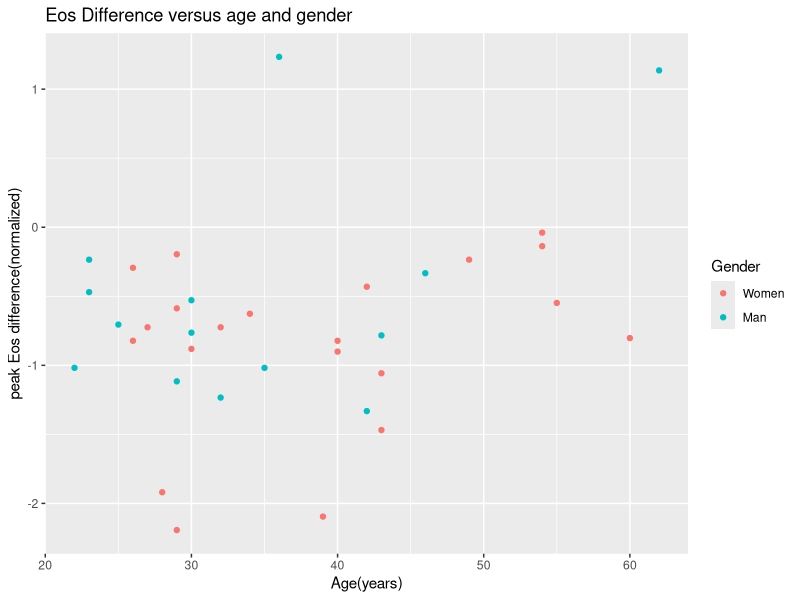
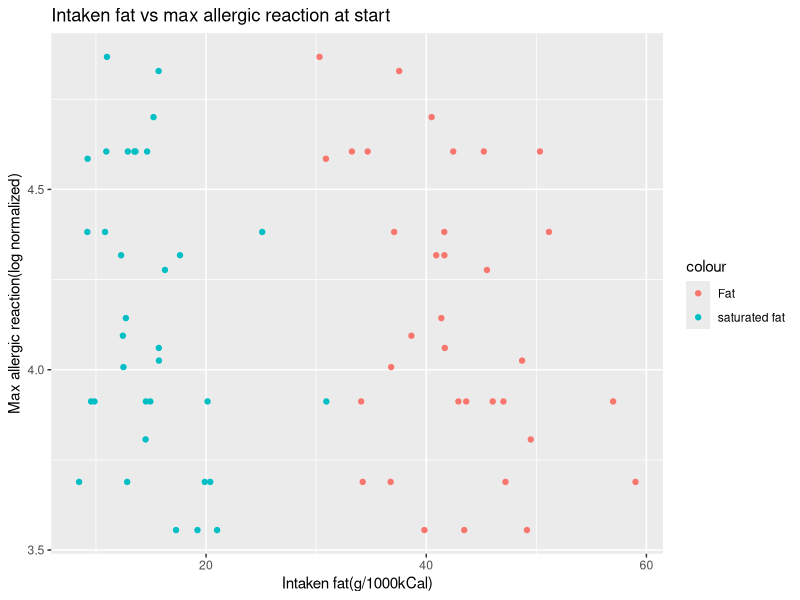
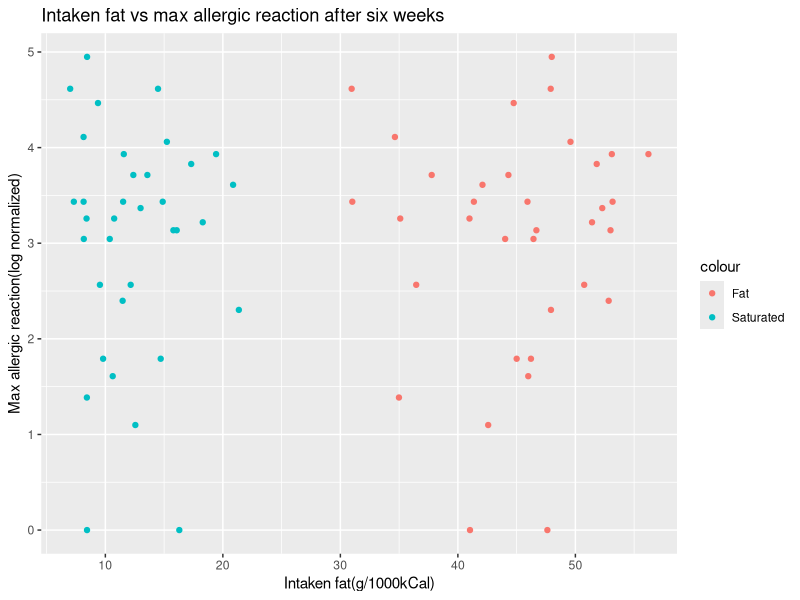
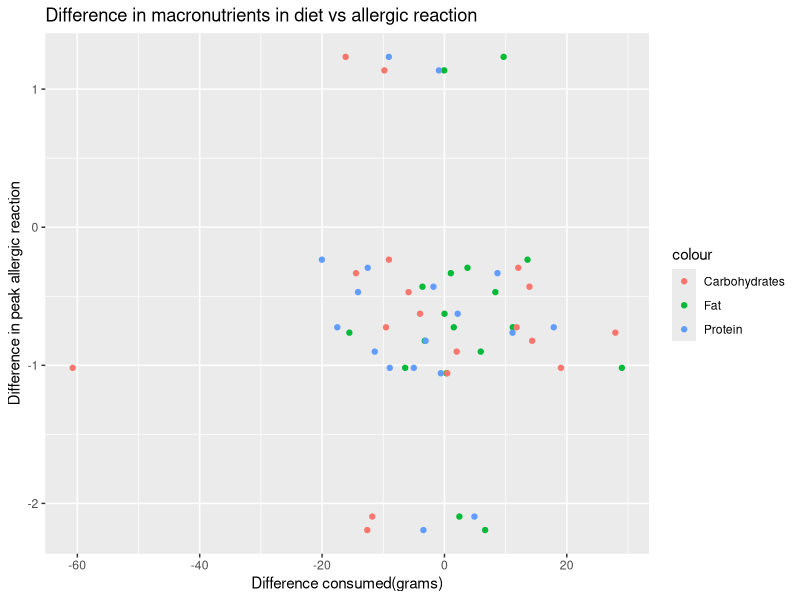
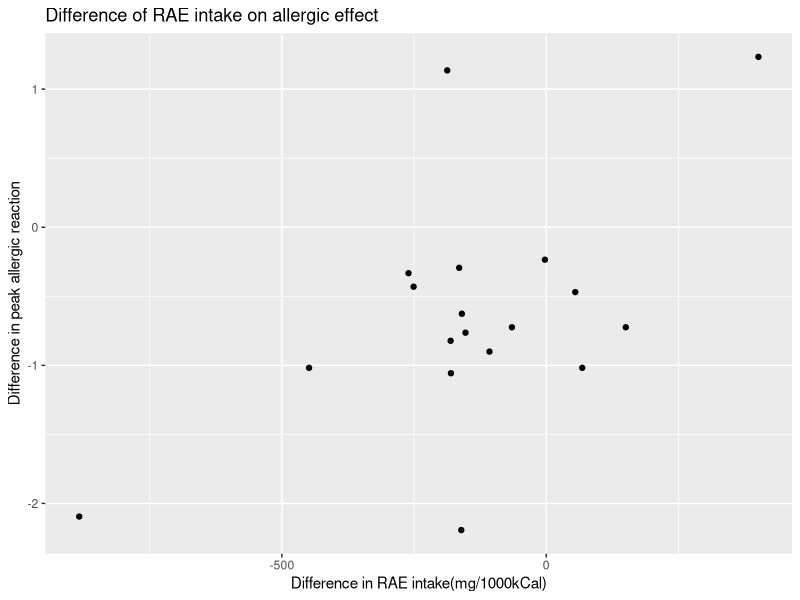
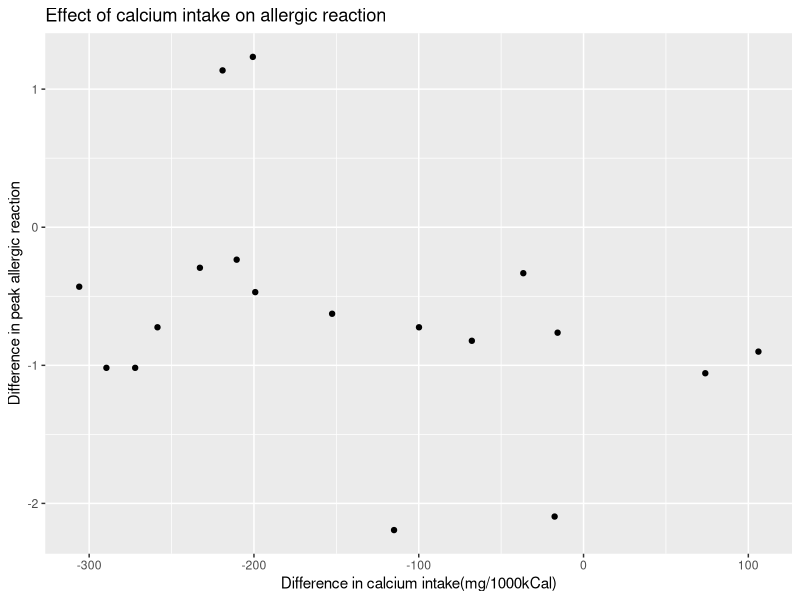
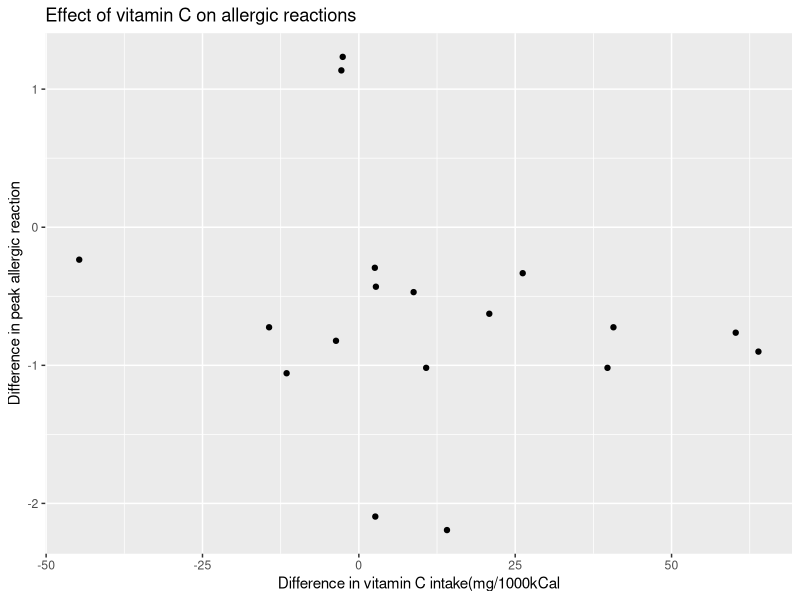
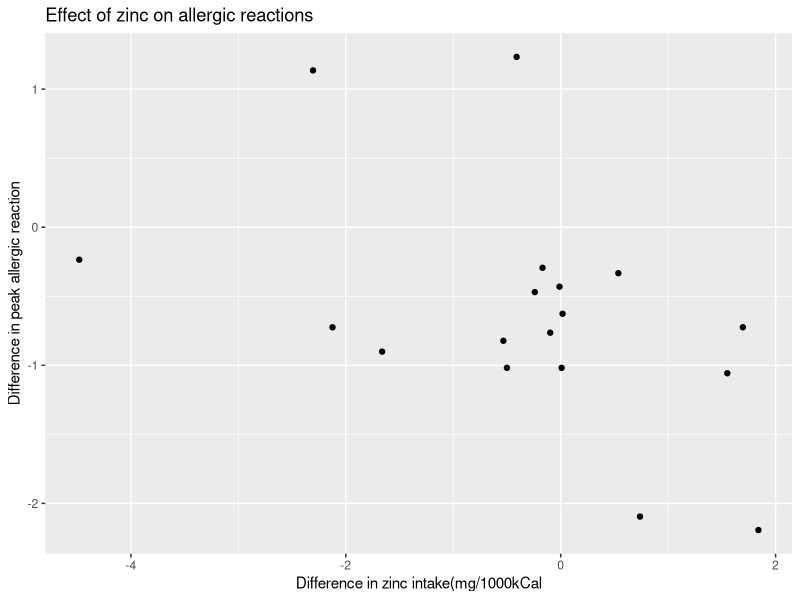

The R script that drew these images, in order:
## ---- chunk 1
knitr::opts_chunk$set(echo = FALSE)
## ---- chunk 2
library(haven)
raw_Data <- read_sav("Datafile.sav")
# removing every record after patient number 52(SET_IDnr == 52), which is the 40th entry
# removing patients that dropped out
no.data.patients <- c(10, 14, 23, 30, 32, 41:79)
# selecting columns with information about the patients
patient.characteristics <- c(1, 3, 5, 6, 64)
# variables about primary outcome and diet of patient
data.variables <- c(46, 630, 631, 737:853)
Data <- raw_Data[-no.data.patients, c(patient.characteristics, data.variables)]
# Changing gender to man and women as the raw data had gender as 0 and 1
Data$Gender <- factor(Data$Gender, labels = c("Women", "Man"))
# Calculating the difference in peakEos
peakEosDiff <- raw_Data$PeakEosSixwk_Max[-no.data.patients] - raw_Data$PeakEosBaseline_Max[-no.data.patients]
# Normalizing the data
LNpeakEosDiff <- scale(peakEosDiff, 2)[,1]
# Adding data to data
EosDiffData <- data.frame("peakEosDiff" = peakEosDiff,
                          "LNpeakEosDiff" = LNpeakEosDiff)
cleanData <- cbind(Data, EosDiffData)
## ---- chunk 3
library(ggplot2)
ggplot(data = cleanData) + geom_point(aes(Age, LNpeakEosDiff, color = Gender)) + ggtitle("Eos Difference versus age and gender") + xlab("Age(years)") + ylab("peak Eos difference(normalized)")
## ---- chunk 4
fatBaseline <- geom_point(aes(Ekcal.B.Fat.gr, LN_PeakEosBaseline_Max, color = "Fat"))
fatSixwk <- geom_point(aes(Ekcal.sixwk.Fat.gr, LN_PeakEosSixwk_Max, color = "Fat"))
satFatBaseline <- geom_point(aes(Ekcal.B.Sat.fat.gr, LN_PeakEosBaseline_Max, color = "saturated fat"))
satFatSixwk <- geom_point(aes(Ekcal.sixwk.Sat.fat.gr, LN_PeakEosSixwk_Max, color = "Saturated"))
ggplot(data = cleanData) + fatBaseline + satFatBaseline + ggtitle("Intaken fat vs max allergic reaction at start") + ylab("Max allergic reaction(log normalized)") + xlab("Intaken fat(g/1000kCal)")
## ---- chunk 5
ggplot(data = cleanData) + fatSixwk + satFatSixwk + ggtitle("Intaken fat vs max allergic reaction after six weeks") + ylab("Max allergic reaction(log normalized)") + xlab("Intaken fat(g/1000kCal)")
## ---- chunk 6
fatdiffpoints <- geom_point(aes(Dif_Fat_g, LNpeakEosDiff, color = "Fat"))
carbdiffpoints <- geom_point(aes(Dif_Carbohyrdate_gr, LNpeakEosDiff, color = "Carbohydrates"))
proteindiffpoints <- geom_point(aes(Dif_Protein_gr, LNpeakEosDiff, color = "Protein"))
ggplot(data = cleanData) + fatdiffpoints + carbdiffpoints + proteindiffpoints + ggtitle("Difference in macronutrients in diet vs allergic reaction") + xlab("Difference consumed(grams)") + ylab("Difference in peak allergic reaction")
## ---- chunk 7
ggplot(data = cleanData) + geom_point(aes(Dif_RAE_mg, LNpeakEosDiff)) + ggtitle("Difference of RAE intake on allergic effect") + xlab("Difference in RAE intake(mg/1000kCal)") + ylab("Difference in peak allergic reaction")
## ---- chunk 8
ggplot(data = cleanData) + geom_point(aes(Dif_Calcium_mg, LNpeakEosDiff)) + ggtitle("Effect of calcium intake on allergic reaction") + xlab("Difference in calcium intake(mg/1000kCal)") + ylab("Difference in peak allergic reaction")
## ---- chunk 9
ggplot(data = cleanData) + geom_point(aes(Dif_VitC_mg, LNpeakEosDiff)) + ggtitle("Effect of vitamin C on allergic reactions") + xlab("Difference in vitamin C intake(mg/1000kCal") + ylab("Difference in peak allergic reaction")
## ---- chunk 10
ggplot(data = cleanData) + geom_point(aes(Dif_Zinc_mg, LNpeakEosDiff)) + ggtitle("Effect of zinc on allergic reactions") + xlab("Difference in zinc intake(mg/1000kCal") + ylab("Difference in peak allergic reaction")
